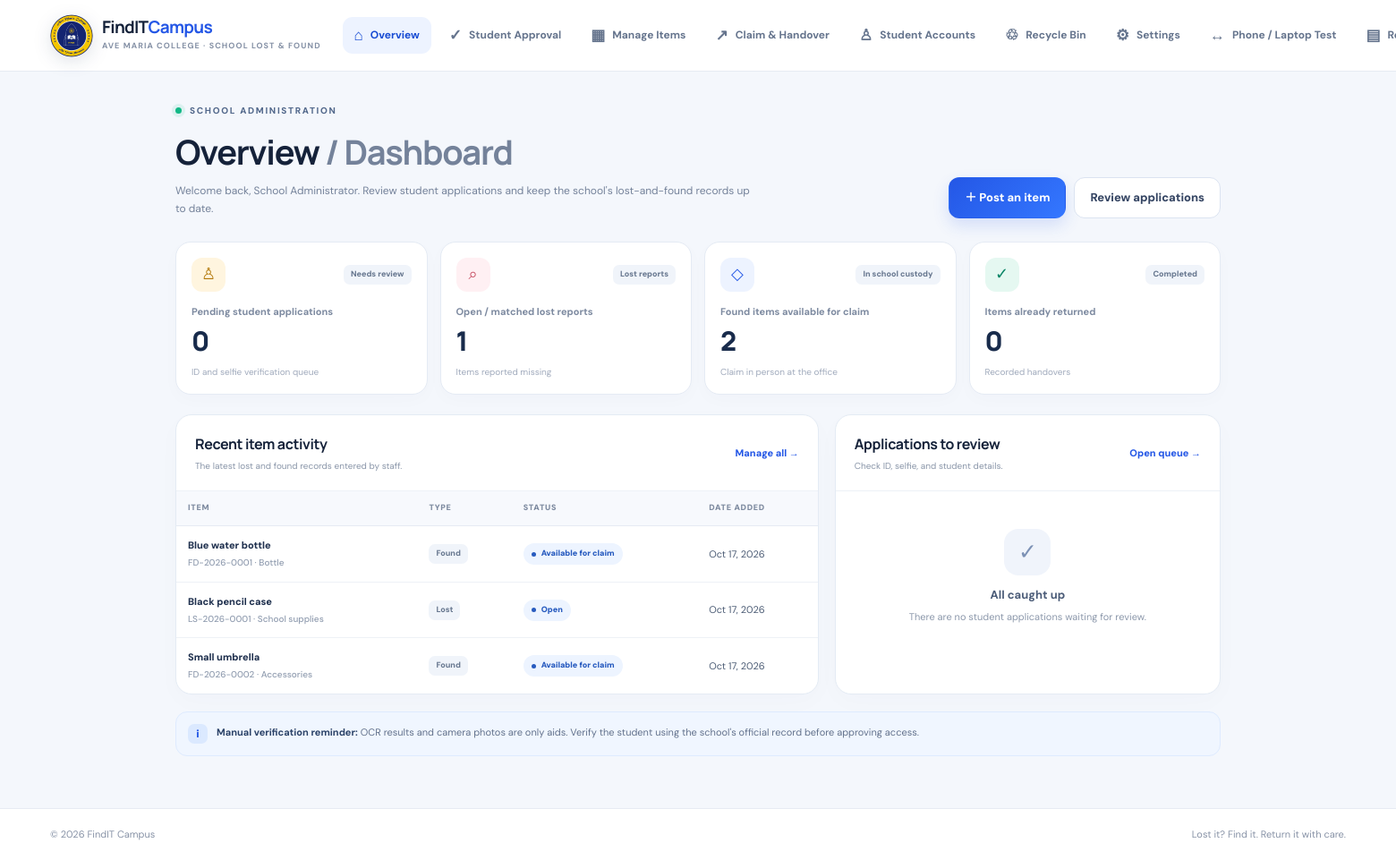
The app's page /admin-dashboard.php (signed in), older data.
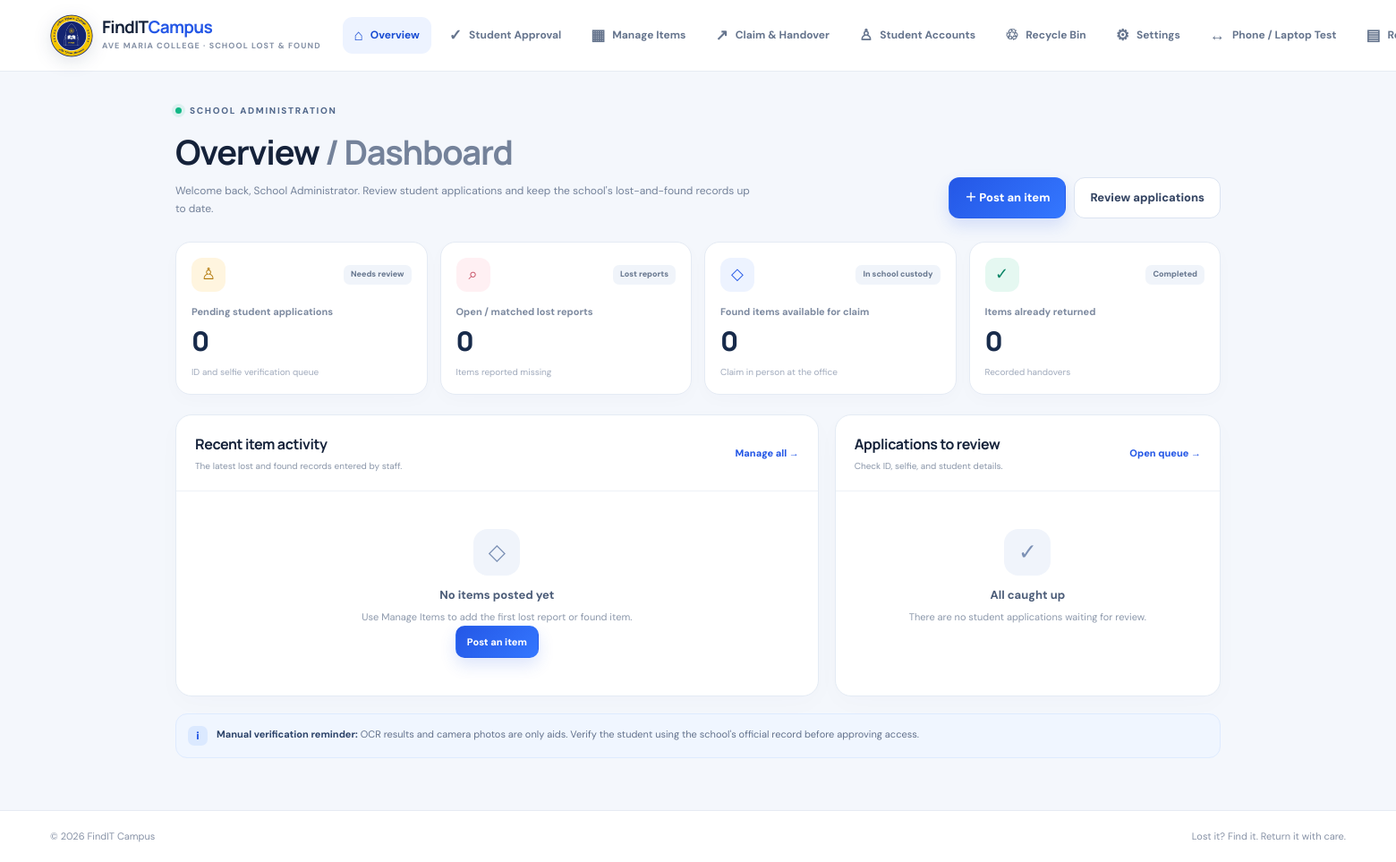
The same page, newer data.
### tables this page shows
CREATE TABLE IF NOT EXISTS users (
  id BIGINT UNSIGNED NOT NULL AUTO_INCREMENT,
  username VARCHAR(60) NULL UNIQUE,
  student_id VARCHAR(80) NULL UNIQUE,
  full_name VARCHAR(160) NOT NULL,
  program VARCHAR(120) NULL,
  year_level VARCHAR(20) NULL,
  password_hash VARCHAR(255) NOT NULL,
  role ENUM('admin','student') NOT NULL DEFAULT 'student',
  status ENUM('pending','approved','rejected','correction_required') NOT NULL DEFAULT 'pending',
  id_photo_path VARCHAR(255) NULL,
  selfie_photo_path VARCHAR(255) NULL,
  review_note VARCHAR(500) NULL,
  reviewed_by BIGINT UNSIGNED NULL,
  reviewed_at DATETIME NULL,
  consent_privacy TINYINT(1) NOT NULL DEFAULT 0,
  created_at DATETIME NOT NULL DEFAULT CURRENT_TIMESTAMP,
  updated_at DATETIME NOT NULL DEFAULT CURRENT_TIMESTAMP ON UPDATE CURRENT_TIMESTAMP,
  failed_login_attempts INT UNSIGNED NOT NULL DEFAULT 0,
  locked_until DATETIME NULL,
  PRIMARY KEY (id),
  KEY idx_users_status_role (role, status),
  CONSTRAINT fk_users_reviewed_by FOREIGN KEY (reviewed_by) REFERENCES users(id) ON DELETE SET NULL
);

CREATE TABLE IF NOT EXISTS items (
  id BIGINT UNSIGNED NOT NULL AUTO_INCREMENT,
  reference_code VARCHAR(32) NOT NULL UNIQUE,
  item_type ENUM('lost','found') NOT NULL,
  title VARCHAR(150) NOT NULL,
  description TEXT NOT NULL,
  category VARCHAR(80) NOT NULL,
  location_found_or_lost VARCHAR(160) NOT NULL,
  event_date DATE NOT NULL,
  image_path VARCHAR(255) NULL,
  status VARCHAR(40) NOT NULL DEFAULT 'open',
  created_by BIGINT UNSIGNED NOT NULL,
  created_at DATETIME NOT NULL DEFAULT CURRENT_TIMESTAMP,
  updated_at DATETIME NOT NULL DEFAULT CURRENT_TIMESTAMP ON UPDATE CURRENT_TIMESTAMP,
  PRIMARY KEY (id),
  KEY idx_items_type_status (item_type, status),
  KEY idx_items_category (category),
  KEY idx_items_event_date (event_date),
  CONSTRAINT fk_items_creator FOREIGN KEY (created_by) REFERENCES users(id) ON DELETE RESTRICT
);

### admin-dashboard.php (the view, shortened to what this page needs)
<?php
require_once __DIR__ . '/config.php';
require_once __DIR__ . '/functions.php';
$admin = require_admin($pdo);
$counts = [];
$counts['pending'] = (int)$pdo->query("SELECT COUNT(*) FROM users WHERE role='student' AND status IN ('pending','correction_required')")->fetchColumn();
$counts['lost'] = (int)$pdo->query("SELECT COUNT(*) FROM items WHERE item_type='lost' AND status IN ('open','matched')")->fetchColumn();
$counts['found'] = (int)$pdo->query("SELECT COUNT(*) FROM items WHERE item_type='found' AND status='available_for_claim'")->fetchColumn();
$counts['returned'] = (int)$pdo->query("SELECT COUNT(*) FROM items WHERE item_type='found' AND status='returned'")->fetchColumn();
$recentItems = $pdo->query('SELECT id, reference_code, item_type, title, category, status, created_at FROM items ORDER BY created_at DESC LIMIT 6')->fetchAll();
$recentUsers = $pdo->query("SELECT id, student_id, full_name, program, created_at FROM users WHERE role='student' AND status IN ('pending','correction_required') ORDER BY created_at ASC LIMIT 5")->fetchAll();
render_header('Admin overview', 'overview');
?>
<div class="page-header"><div><div class="eyebrow"><span class="pulse-dot"></span> SCHOOL ADMINISTRATION</div><h1>Overview <span class="muted">/ Dashboard</span></h1><p>Welcome back, <?= e($admin['full_name']) ?>. Review student applications and keep the school's lost-and-found records up to date.</p></div><div class="header-actions"><a class="btn btn-primary" href="admin-items.php">＋ Post an item</a><a class="btn btn-outline" href="admin-applications.php">Review applications</a></div></div>
<div class="stat-grid">
  <div class="stat-card"><div class="stat-top"><span class="stat-icon amber">♙</span><span class="pill">Needs review</span></div><div class="stat-label">Pending student applications</div><div class="stat-value"><?= number_format($counts['pending']) ?></div><div class="stat-note">ID and selfie verification queue</div></div>
  <div class="stat-card"><div class="stat-top"><span class="stat-icon red">⌕</span><span class="pill">Lost reports</span></div><div class="stat-label">Open / matched lost reports</div><div class="stat-value"><?= number_format($counts['lost']) ?></div><div class="stat-note">Items reported missing</div></div>
  <div class="stat-card"><div class="stat-top"><span class="stat-icon">◇</span><span class="pill">In school custody</span></div><div class="stat-label">Found items available for claim</div><div class="stat-value"><?= number_format($counts['found']) ?></div><div class="stat-note">Claim in person at the office</div></div>
  <div class="stat-card"><div class="stat-top"><span class="stat-icon green">✓</span><span class="pill">Completed</span></div><div class="stat-label">Items already returned</div><div class="stat-value"><?= number_format($counts['returned']) ?></div><div class="stat-note">Recorded handovers</div></div>
</div>
<div class="content-grid">
  <section class="panel"><div class="panel-heading-row"><div><h2>Recent item activity</h2><p>The latest lost and found records entered by staff.</p></div><a class="small-link" href="admin-items.php">Manage all →</a></div>
    <?php if (!$recentItems): ?><div class="empty-state"><div class="empty-icon">◇</div><strong>No items posted yet</strong><p>Use Manage Items to add the first lost report or found item.</p><a class="btn btn-primary btn-small" href="admin-items.php">Post an item</a></div><?php else: ?><div class="table-wrap"><table><thead><tr><th>Item</th><th>Type</th><th>Status</th><th>Date added</th></tr></thead><tbody><?php foreach ($recentItems as $item): ?><tr><td><span class="table-main"><?= e($item['title']) ?></span><span class="table-sub"><?= e($item['reference_code']) ?> · <?= e($item['category']) ?></span></td><td><span class="pill"><?= e(ucfirst($item['item_type'])) ?></span></td><td><span class="status-badge status-<?= e(status_class($item['status'])) ?>"><?= e(status_label($item['status'])) ?></span></td><td><?= e(date('M j, Y', strtotime($item['created_at']))) ?></td></tr><?php endforeach; ?></tbody></table></div><?php endif; ?>
  </section>
  <section class="panel"><div class="panel-heading-row"><div><h2>Applications to review</h2><p>Check ID, selfie, and student details.</p></div><a class="small-link" href="admin-applications.php">Open queue →</a></div>
    <?php if (!$recentUsers): ?><div class="empty-state"><div class="empty-icon">✓</div><strong>All caught up</strong><p>There are no student applications waiting for review.</p></div><?php endif; ?>
  </section>
</div>
<div class="notice notice-blue"><span class="notice-icon">i</span><p><strong>Manual verification reminder:</strong> OCR results and camera photos are only aids. Verify the student using the school's official record before approving access.</p></div>
<?php render_footer(); ?>

### functions.php (shortened to what this page needs)
<?php
function e(mixed $value): string
{
    return htmlspecialchars((string)$value, ENT_QUOTES | ENT_SUBSTITUTE, 'UTF-8');
}
function current_user(PDO $pdo): ?array
{
    $stmt = $pdo->prepare('SELECT id, username, student_id, full_name, program, year_level, role, status FROM users WHERE id = ? LIMIT 1');
    $stmt->execute([(int)$_SESSION['user_id']]);
    $user = $stmt->fetch();
    return $user;
}
function require_login(PDO $pdo): array
{
    $user = current_user($pdo);
    return $user;
}
function require_admin(PDO $pdo): array
{
    $user = require_login($pdo);
    return $user;
}
function status_label(string $status): string
{
    return match ($status) {
        'pending' => 'Pending review',
        'approved' => 'Approved',
        'rejected' => 'Rejected',
        'correction_required' => 'Correction required',
        'open' => 'Open',
        'matched' => 'Matched',
        'closed' => 'Closed',
        'available_for_claim' => 'Available for claim',
        'claim_under_review' => 'Claim under review',
        'returned' => 'Returned',
        default => ucwords(str_replace('_', ' ', $status)),
    };
}
function status_class(string $status): string
{
    return match ($status) {
        'approved', 'returned', 'closed' => 'success',
        'pending', 'claim_under_review', 'matched', 'correction_required' => 'warning',
        'rejected' => 'danger',
        'open', 'available_for_claim' => 'info',
        default => 'neutral',
    };
}
function render_header(string $title, string $active = ''): void
{
    global $pdo;
    $user = current_user($pdo);
    $studentNav = [
        'lost' => ['lost-items.php', 'Lost Items', '◉'],
        'found' => ['found-items.php', 'Found Items', '◇'],
    ];
    $adminNav = [
        'overview' => ['admin-dashboard.php', 'Overview', '⌂'],
        'applications' => ['admin-applications.php', 'Student Approval', '✓'],
        'items' => ['admin-items.php', 'Manage Items', '▦'],
        'handovers' => ['handovers.php', 'Claim & Handover', '↗'],
        'accounts' => ['admin-accounts.php', 'Student Accounts', '♙'],
        'recycle' => ['recycle-bin.php', 'Recycle Bin', '♲'],
        'settings' => ['admin-settings.php', 'Settings', '⚙'],
        'connection' => ['connection-test.php', 'Phone / Laptop Test', '↔'],
        'reports' => ['reports.php', 'Reports & Logs', '▤'],
    ];
    ?>
    <!doctype html>
    <html lang="en">
    <head>
      <link rel="stylesheet" href="assets/styles.css?v=20261020-live-2">
    </head>
    <body>
    <div class="app-shell">
      <header class="topbar">
        <a class="brand" href="<?= $user ? ($user['role'] === 'admin' ? 'admin-dashboard.php' : 'lost-items.php') : 'index.php' ?>">
          <img class="brand-seal" src="assets/brand/ave-maria-college-logo.png" alt="Ave Maria College logo">
          <span class="brand-copy"><strong>FindIT<span>Campus</span></strong><small>AVE MARIA COLLEGE · SCHOOL LOST &amp; FOUND</small></span>
        </a>
        <?php if ($user): ?>
          <nav class="top-nav" aria-label="Main navigation">
            <?php foreach (($user['role'] === 'admin' ? $adminNav : $studentNav) as $key => $item): ?>
              <a class="nav-link <?= $active === $key ? 'active' : '' ?>" href="<?= e($item[0]) ?>"><span class="nav-icon"><?= e($item[2]) ?></span><?= e($item[1]) ?></a>
            <?php endforeach; ?>
          </nav>
        <?php else: ?>
          <div class="topbar-right"><span class="secure-label"><span class="secure-dot"></span> School community portal</span><a class="btn btn-outline btn-small" href="index.php">Sign in</a></div>
        <?php endif; ?>
      </header>
      <main class="page-content">
    <?php
}
function render_footer(): void
{
    ?>
      </main>
      <footer class="site-footer"><span>© <?= date('Y') ?> FindIT Campus</span><span>Lost it? Find it. Return it with care.</span></footer>
    </div>
    </body>
    </html>
    <?php
}

Row changes from the older to the newer data that the page shows:
removed items: title "Blue water bottle", reference_code "FD-2026-0001", category "Bottle", item_type "Found", status "Available for claim", created_at "Oct 17, 2026"
removed items: title "Black pencil case", reference_code "LS-2026-0001", category "School supplies", item_type "Lost", status "Open", created_at "Oct 17, 2026"
removed items: title "Small umbrella", reference_code "FD-2026-0002", category "Accessories", item_type "Found", status "Available for claim", created_at "Oct 17, 2026"
Text that changed along with them:
$counts['lost']: "1" → "0"
$counts['found']: "2" → "0"
text no longer shown: "ITEM TYPE STATUS DATE ADDED"
text now shown: "◇ No items posted yet Use Manage Items to add the first lost report or found item. Post an item"
